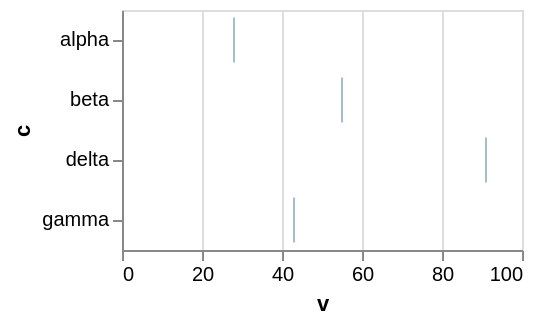

The specification (Vega-Lite) saved for this image:
### Vega-Lite specification from a JSON file in a GitHub repository (floating-point values rounded to 4 significant figures)
{"$schema": "https://vega.github.io/schema/vega-lite/v6.json", "width": 200, "height": 120, "data": {"values": [{"c": "alpha", "v": 28, "w": 3, "t": "2024-01-07"}, {"c": "beta", "v": 55, "w": 7, "t": "2024-03-19"}, {"c": "gamma", "v": 43, "w": 5, "t": "2024-06-02"}, {"c": "delta", "v": 91, "w": 9, "t": "2024-09-11"}]}, "mark": {"type": "tick", "fillOpacity": 0.5}, "encoding": {"x": {"field": "v", "type": "quantitative"}, "y": {"field": "c", "type": "nominal"}}}
